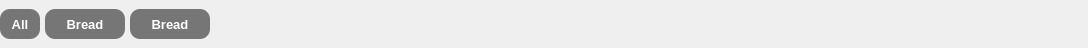
           <widget class="QWidget" name="scrollAreaWidgetContents_3">
            <property name="geometry">
             <rect>
              <x>0</x>
              <y>0</y>
              <width>1088</width>
              <height>48</height>
             </rect>
            </property>
            <property name="font">
             <font>
              <kerning>true</kerning>
             </font>
            </property>
            <property name="toolTipDuration">
             <number>0</number>
            </property>
            <layout class="QHBoxLayout" name="horizontalLayout_3">
             <property name="spacing">
              <number>5</number>
             </property>
             <property name="sizeConstraint">
              <enum>QLayout::SetNoConstraint</enum>
             </property>
             <property name="leftMargin">
              <number>0</number>
             </property>
             <property name="topMargin">
              <number>0</number>
             </property>
             <property name="rightMargin">
              <number>0</number>
             </property>
             <property name="bottomMargin">
              <number>0</number>
             </property>
             <item>
              <widget class="QPushButton" name="pushButton_5">
               <property name="minimumSize">
                <size>
                 <width>40</width>
                 <height>30</height>
                </size>
               </property>
               <property name="maximumSize">
                <size>
                 <width>30</width>
                 <height>30</height>
                </size>
               </property>
               <property name="font">
                <font>
                 <pointsize>10</pointsize>
                 <weight>75</weight>
                 <bold>true</bold>
                </font>
               </property>
               <property name="styleSheet">
                <string notr="true">background-color: rgb(118, 118, 118);
color: rgb(255, 255, 255);
border-radius: 10px;</string>
               </property>
               <property name="text">
                <string>All</string>
               </property>
              </widget>
             </item>
             <item>
              <widget class="QPushButton" name="pushButton_6">
               <property name="minimumSize">
                <size>
                 <width>80</width>
                 <height>30</height>
                </size>
               </property>
               <property name="maximumSize">
                <size>
                 <width>80</width>
                 <height>30</height>
                </size>
               </property>
               <property name="font">
                <font>
                 <pointsize>10</pointsize>
                 <weight>75</weight>
                 <bold>true</bold>
                </font>
               </property>
               <property name="styleSheet">
                <string notr="true">background-color: rgb(118, 118, 118);
color: rgb(255, 255, 255);
border-radius: 10px;</string>
               </property>
               <property name="text">
                <string>Bread</string>
               </property>
              </widget>
             </item>
             <item>
              <widget class="QPushButton" name="pushButton_7">
               <property name="minimumSize">
                <size>
                 <width>80</width>
                 <height>30</height>
                </size>
               </property>
               <property name="maximumSize">
                <size>
                 <width>80</width>
                 <height>30</height>
                </size>
               </property>
               <property name="font">
                <font>
                 <pointsize>10</pointsize>
                 <weight>75</weight>
                 <bold>true</bold>
                </font>
               </property>
               <property name="styleSheet">
                <string notr="true">background-color: rgb(118, 118, 118);
color: rgb(255, 255, 255);
border-radius: 10px;</string>
               </property>
               <property name="text">
                <string>Bread</string>
               </property>
              </widget>
             </item>
             <item>
              <spacer name="horizontalSpacer_7">
               <property name="orientation">
                <enum>Qt::Horizontal</enum>
               </property>
               <property name="sizeHint" stdset="0">
                <size>
                 <width>40</width>
                 <height>20</height>
                </size>
               </property>
              </spacer>
             </item>
            </layout>
           </widget>
